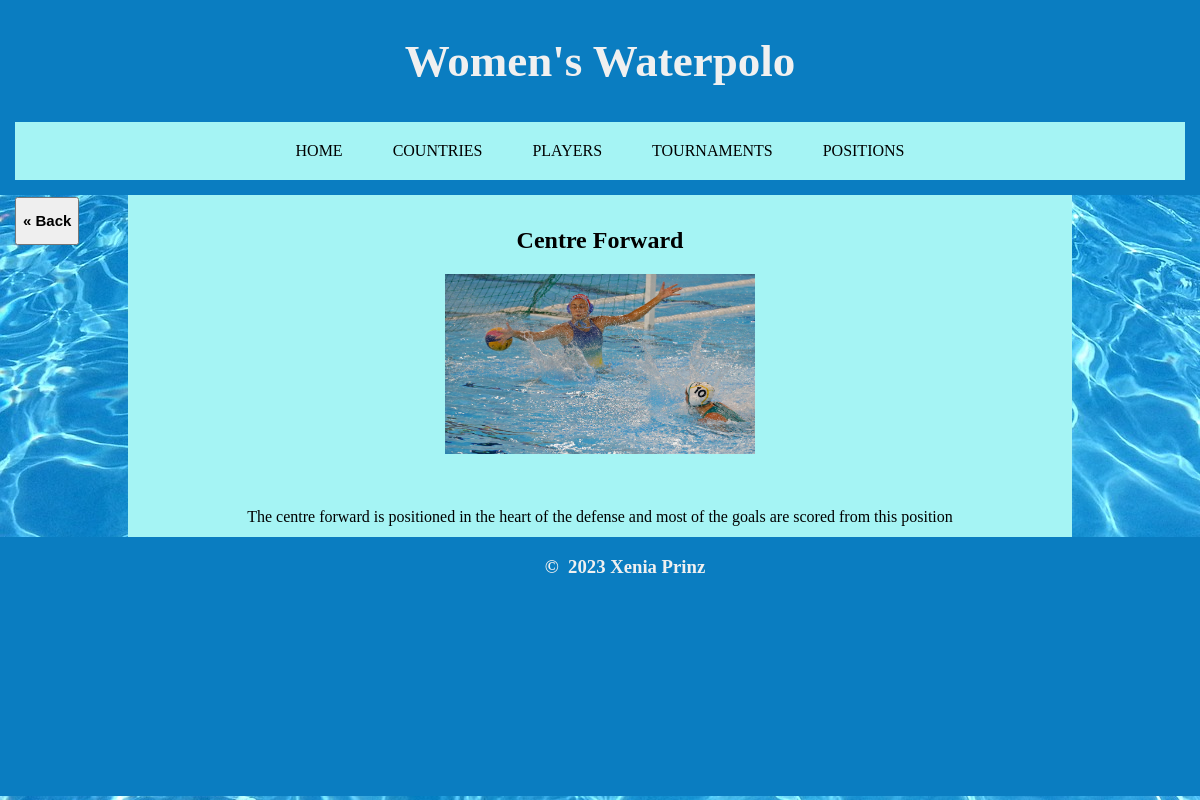
Page /position/6 on the earlier database version.
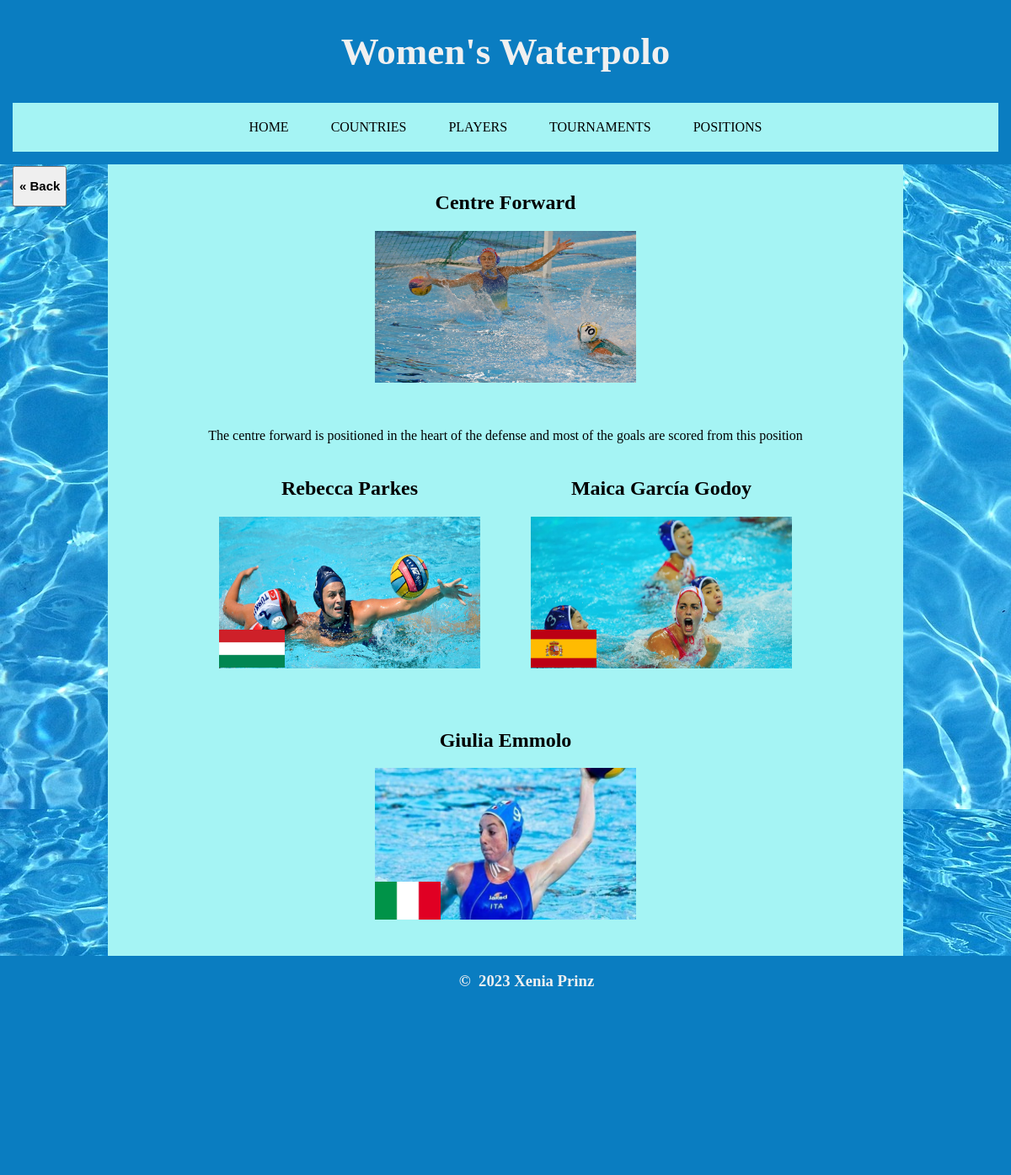
Same page on the later database version.
### tables this page shows
CREATE TABLE Position (id INTEGER PRIMARY KEY AUTOINCREMENT, position TEXT, description TEXT, image TEXT, pos_copyright TEXT);

CREATE TABLE Player (id INTEGER PRIMARY KEY AUTOINCREMENT, first_name TEXT, last_name TEXT, image TEXT, player_copyright TEXT, country_id INTEGER REFERENCES Country (id), national_team INTEGER, right_hand_dominant INTEGER, left_hand_dominant INTEGER, world_ranking INTEGER, weight INTEGER, height INTEGER, cap_number INTEGER);

CREATE TABLE Country (id INTEGER PRIMARY KEY AUTOINCREMENT, country TEXT, flag TEXT);

### routes.py (the view)
@app.route('/position/<int:id>')
def indiv_position(id):
    if id > 9223372036854775807:  # prevents overflow error
        abort(404)
    position = sql('SELECT Position.position, Position.image, \
                Position.description, pos_copyright FROM Position \
                WHERE Position.id = ?', (id,))
    if position == []:  # if query gives no result, error page is shown
        abort(404)
    position_players = sql('SELECT Player.first_name, Player.last_name, \
                            Player.image, Country.flag, Player.id \
                            FROM PlayerPosition \
                            Join Player ON PlayerPosition.player_id=Player.id \
                            Join Country ON Player.country_id=Country.id \
                            Join Position ON PlayerPosition.position_id=Position.id \
                            WHERE Position.id = ?', (id,))
    return render_template("position.html", position=position,
                           position_players=position_players,
                           title="Women's Waterpolo")

### routes.py (called while the page is built)
def sql(query, id):
    conn = sqlite3.connect("waterpolo.db")  # connects to the sql database
    cur = conn.cursor()
    if id is not None:
        cur.execute(query, id)
    else:
        cur.execute(query)
    results = cur.fetchall()
    return results

### templates/position.html (shortened to what this page needs)
{% extends "layout.html" %}
{% block title %}
<div class="back"> <button onclick="history.back()"> <h2> &laquo; Back </h2> </button> </div>
{% endblock %}
{% block content %}
<div class="subheading">
    <div class="row">
    {% for item in position %}
        <div class="column">
            <h2> {{item[0]}} </h2>
            <div class="overlay">
                <img src = "{{item[1]}}"/>
            </div>
        </div>
    </div>
</div>
<div class="description">
    <p> {{item[2]}} </p>
    {% endfor %}
</div>
<div class="row">
    {% for item in position_players %}
    <div class="column">
        <div class="zoom">
            <h2><a href = "/player/{{item[4]}}"> {{item[0]}} {{item[1]}} </h2>
            <div class="image-stack">
                <div class="image-stack_bottom">
                <img src="{{item[2]}}">
                </div>
                <div class="image-stack_flag">
                    <img src="{{item[3]}}">
                </div>
            <br>
            </div>
        </div>
    </div>
    {% endfor %}
</div>
{% endblock %}

### templates/layout.html (shortened to what this page needs)
<!DOCTYPE html>
<html>
    <head>
        <link rel = "stylesheet" href="/static/css/style.css">
    </head>
    <body>
        <header>
            {% include "header.html" %}
            {% include "nav.html" %}
        </header>
        <br><br><br><br><br><br><br><br><br>
        {% block title %}{% endblock %}
        <div class="main">
            <div class="container">
                {% block content %}{% endblock %}
            </div>
        </div>
        <br><br>
    </body>
    <footer>
        {% include "footer.html" %}
    </footer>
</html>

### templates/header.html
<div class="titlecontainer">
    <h1>Women's Waterpolo</h1>
</div>

### templates/nav.html
<div class="nav">
    <a href="/">HOME</a>
    <a href="/countries">COUNTRIES</a>
    <a href="/players">PLAYERS</a>
    <a href="/tournaments">TOURNAMENTS</a>
    <a href="/positions">POSITIONS</a>
</div>

### templates/footer.html
<h3> &copy; &nbsp;2023 Xenia Prinz</h3>

### static/css/style.css (style rules this page uses)
body { font-family: "Comic Sans MS"; background-image: url("/static/images/pool_background.jpg"); box-sizing: border-box; margin: 10px; }
img { width: 310px; height: 180px; }
a { color: rgb(0,0,0); text-decoration: none; }
header { background-color: rgb(10, 125, 193); position: fixed; z-index: 3; top: 0px; left: 0px; width: 100%; }
header h1 { padding: 10px; padding-top: 5px; padding-bottom: 5px; text-align: center; font-family: "Century Gothic"; font-size: 45px; color: rgb(240,240,240); }
.nav { display: flex; flex-flow: row wrap; overflow: hidden; justify-content: center; background-color: rgb(165, 244, 244); border: 15px solid rgb(10, 125, 193); border-top: 0px; top: 0; }
.nav a:link { float: left; display: block; padding: 20px; padding-left: 15px; padding-right: 15px; margin: 10px; margin-top: 0px; margin-bottom: 0px; transition: transform .05s; }
.main { display: flex; justify-content: center; margin: auto; overflow: hidden; margin-top: -15px; margin-bottom: -45px; }
.container { background-color: rgb(165, 244, 244); margin: auto; width: 80%; margin-top: 0px; }
.subheading { display: flex; justify-content: center; text-align: center; margin-top: 30px; margin-bottom: -10px; }
.column h2, h3, h4 { text-align: center; }
.overlay { position: relative; width: 310px; text-align: center; }
.image-stack::after { content: ' '; display: table; clear: both; }
.image-stack_bottom { align-items: center; padding-top: 0%; }
.description p { text-align: center; margin-top: 30px; }

Differences in the rows shown:
added Player: first_name "Rebecca", last_name "Parkes", image (picture), flag (picture)
added Player: first_name "Maica", last_name "García Godoy", image (picture), flag (picture)
added Player: first_name "Giulia", last_name "Emmolo", image (picture), flag (picture)
